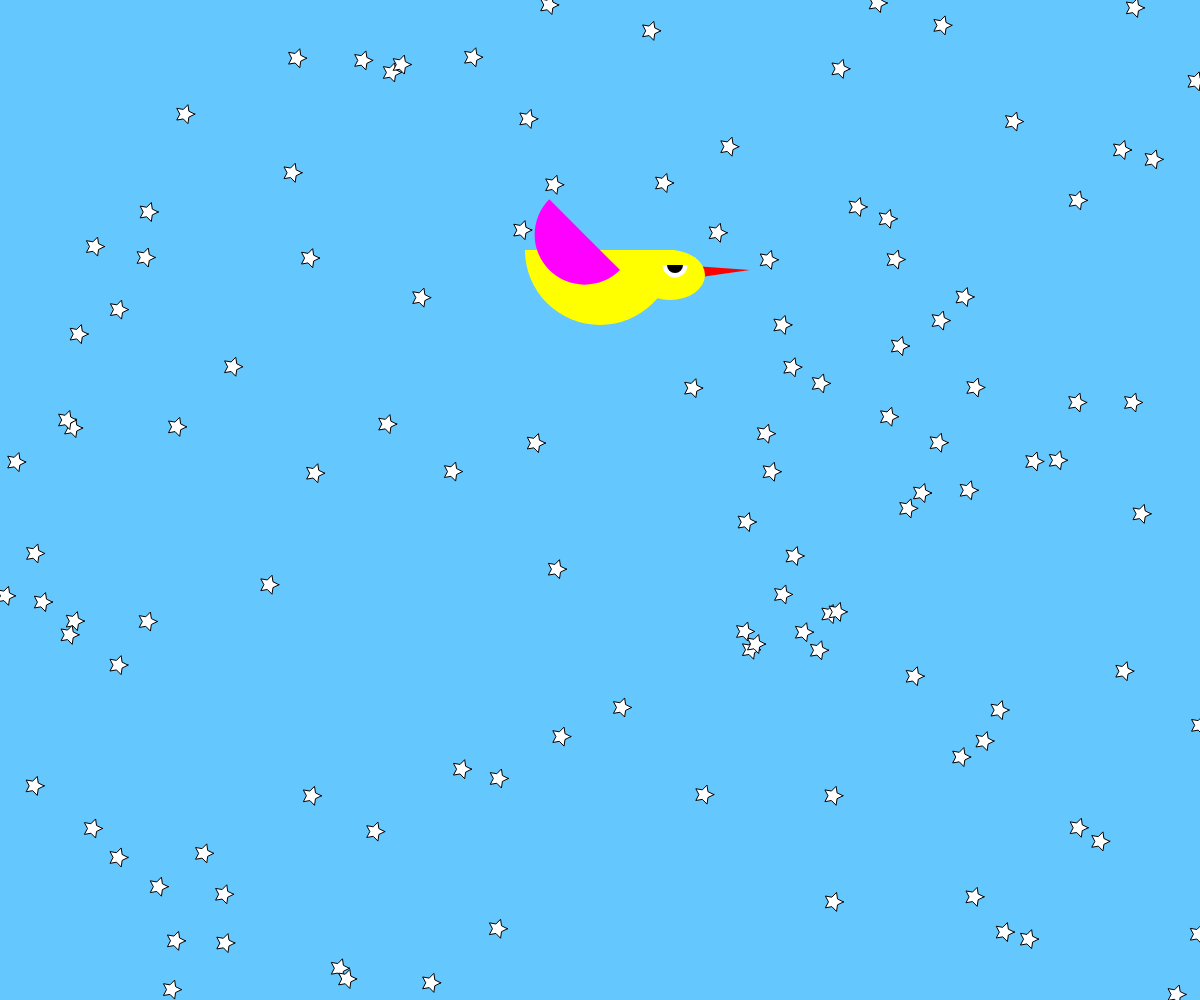
Frame 1 (no input)
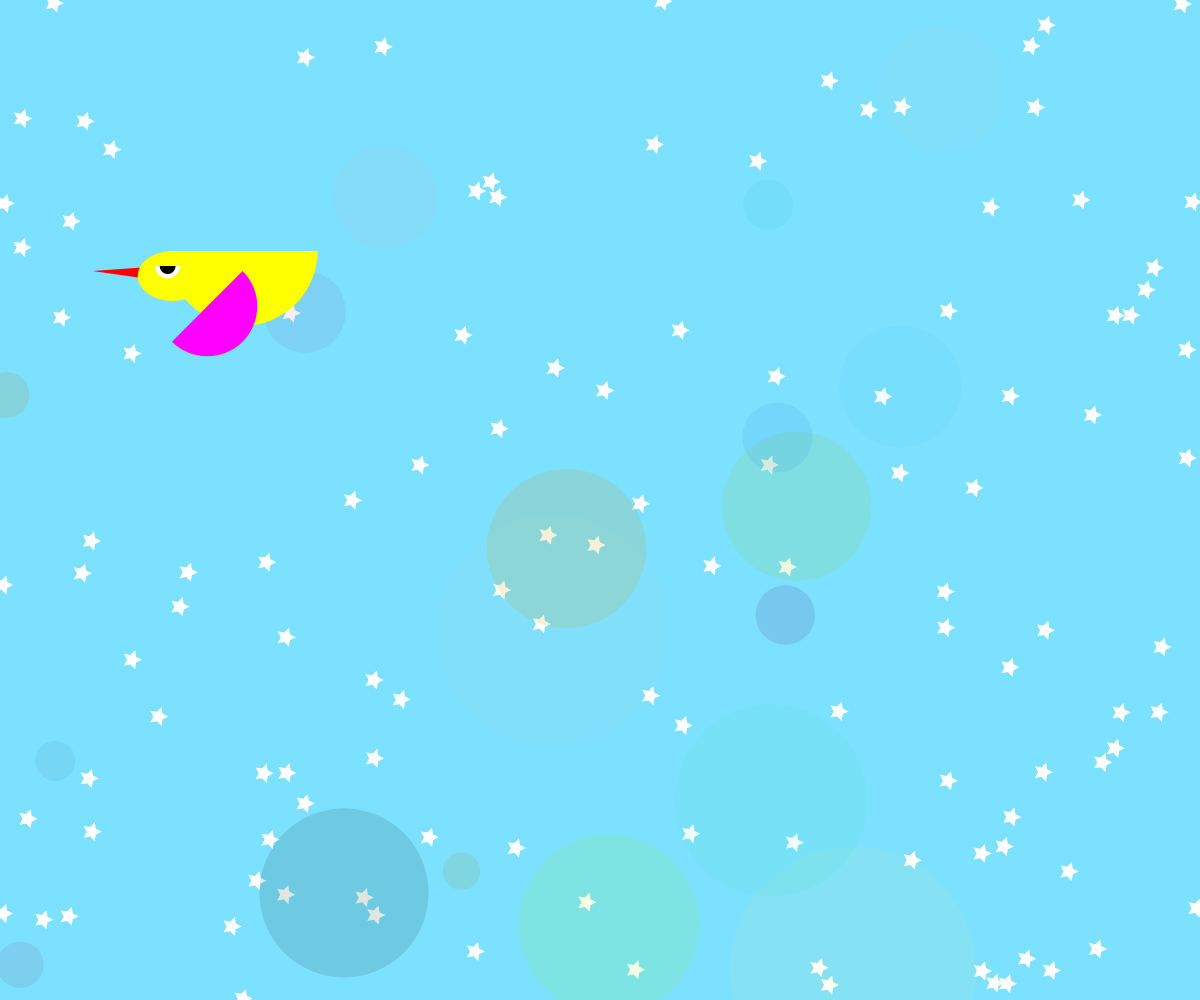
Frame 60 (no input)
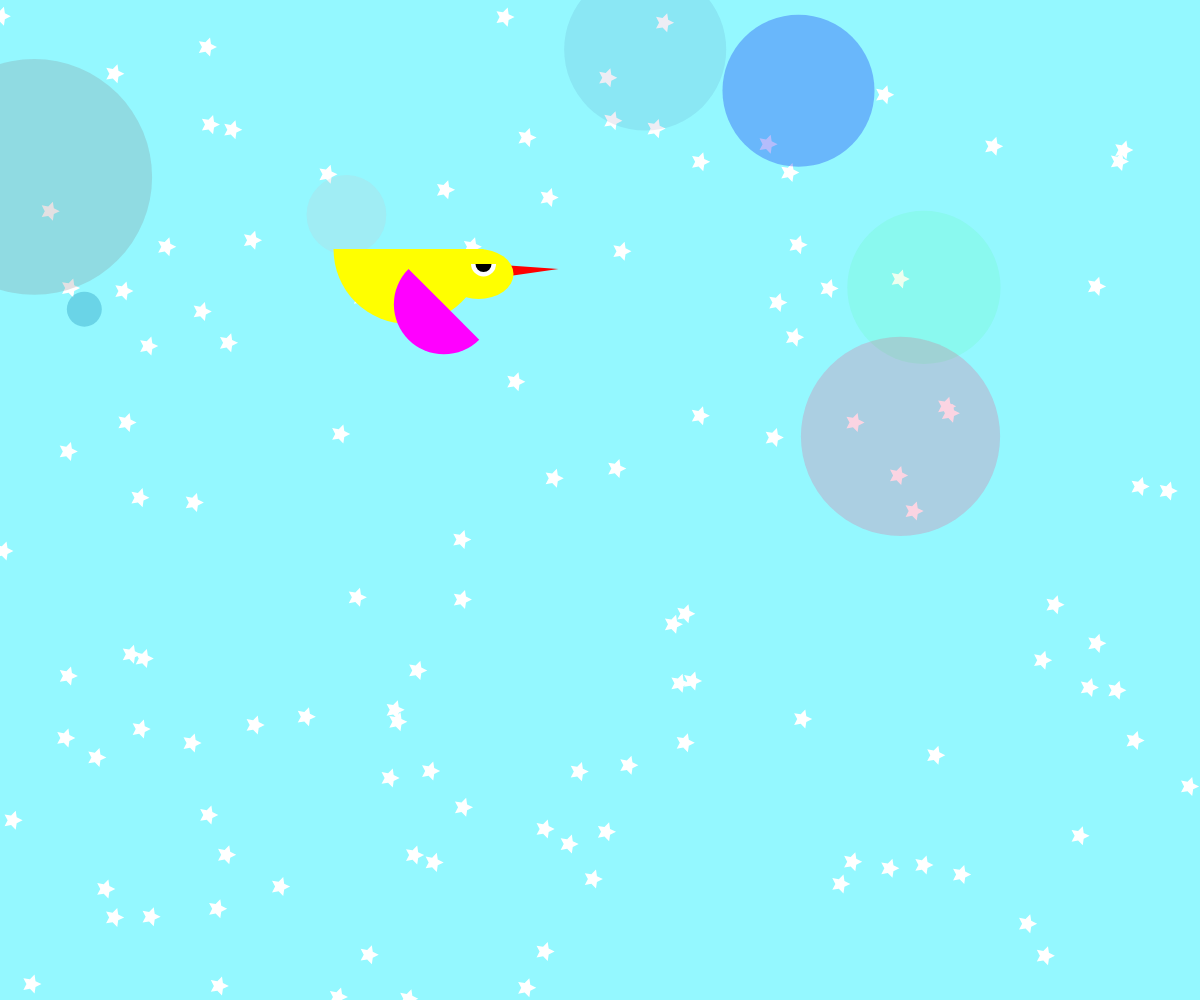
Frame 120 (the mouse pressed at the canvas centre since frame 60)

The p5.js sketch that drew these frames (run headless with seeded random() and noise() and a simulated clock; from frame 60 on, the mouse is pressed at the canvas centre):

// p5.js sketch
// ── sketch.js
// Declaring variables
let birdX, birdY;
let cBeak, cBody, cWing;
let dX, speed, daySpd, birdMinY, birdMaxY;
let west, up;
let flyCnt, dayCnt, yCnt;
let skyR, skyG, skyB;
let dayR, dayG, dayB;
let ngtR, ngtG, ngtB;
let rdmNum, rdmX, rdmY, rdmRad, rdmR, rdmG, rdmB, rdmAlp;
let tempAlp;
let localF;
let dimSpd;

// Setup function - runs once at the beginning
function setup() { 
  // Creating a canvas with a size of 600x600 pixels
  createCanvas(windowWidth, windowHeight);

  // Initializing variables
  west = true;
  up = true;
  flyCnt = 0;
  dayCnt = 0;
  yCnt = 0;
  birdX = width/2;
  birdY = 250;
  birdMaxY = birdY + 10;
  birdMinY = birdY - 10;
  daySpd = 0.4;
  dX = 1;

  // Setting colors for bird's features
  cBeak = color(255, 0, 0); // Red beak
  cBody = color(255, 255, 0); // Yellow body
  cWing = color(255, 0, 255); // Magenta wings

  // Setting colors for day and night
  dayR = 235;
  dayG = 192;
  dayB = 215;
  ngtR = 104;
  ngtG = 21;
  ngtB = 66;
  
  // Initializing sky color (change these values for a different background color)
  skyR = 100; // Red component
  skyG = 200; // Green component
  skyB = 255; // Blue component

  // Setting the speed of color transition
  dimSpd = 50;
} 

// Draw function - runs repeatedly to draw the animation
function draw() { 
  
  // Drawing the background with the current sky color
  background(skyR, skyG, skyB);
  
  // Drawing background shapes
  drawShapes();
  
  // Generating random positions, colors, and alphas for bubbles
  localF = frameCount % dimSpd;
  if (localF == 0 ) {
    rdmNum = random(5, 20);
    rdmAlp = [];
    rdmX = [];
    rdmY = [];
    rdmRad = [];
    rdmR = [];
    rdmG = [];
    rdmB = [];
    for (let i = 0; i < rdmNum; i++) {
      rdmAlp.push(random(20, 100));
      rdmX.push(random(0, width));
      rdmY.push(random(0, height));
      rdmRad.push(random(30, 250));
      rdmR.push(random(0, 255));
      rdmG.push(random(0, 255));
      rdmB.push(random(0, 255));
    }
  }
  
  // Drawing the bubbles with fading effect
  for (let i = 0; i < rdmNum; i++) {
    if (localF < (dimSpd / 2)) tempAlp = map(localF, 0, (dimSpd / 2 - 1), 0, rdmAlp[i]);
    else if (localF >= (dimSpd / 2)) tempAlp = map(localF, (dimSpd / 2), (dimSpd - 1), rdmAlp[i], 0);
    noStroke();
    fill(rdmR[i], rdmG[i], rdmB[i], tempAlp);
    ellipse(rdmX[i], rdmY[i], rdmRad[i], rdmRad[i]);
  }
  
  // Flying towards west
  if (west) {	
    push();
    translate(birdX, birdY);
    westNoWings();
  
    // Move until the bird reaches the destination   
    if (birdX < mouseX) birdX += dX * speed;
    
    // Fluttering wings
    if (flyCnt >= 0 && flyCnt < 10) {  // Upwing for 10 frames
      westWingUp();  
      flyCnt++;
    } else if (flyCnt >= 10 && flyCnt < 20) {	// Downwing for 10 frames
      westWingDown();
      flyCnt++;
      if (flyCnt == 20) flyCnt = 0;
    }
    
    // Bouncing up and down while flying
    if (birdY == birdMaxY) up = false;
    else if (birdY == birdMinY) up = true;
    if (up) {
      birdY++;
    } else if (!up) {
      birdY--;
    }
  	
  	pop();
  } // westend
  
  // Flying towards east
  if (!west) {
    push();
    translate(birdX, birdY);
    eastNoWings();
    
    // Move until the bird reaches the destination
    if (birdX > mouseX) birdX -= dX * speed;

    // Fluttering wings
    if (flyCnt >= 0 && flyCnt < 10) {  // Upwing for 10 frames
      eastWingUp();  
      flyCnt++;
    } else if (flyCnt >= 10 && flyCnt < 20) {	// Downwing for 10 frames
      eastWingDown();
      flyCnt++;
      if (flyCnt == 20) flyCnt = 0;
    }
    
    if (birdY == birdMaxY) up = false;
    else if (birdY == birdMinY) up = true;
    if (up) {
      birdY++;
    } else if (!up) {
      birdY--;
    }
  	
  	pop();
  } // eastend
      
  // Tracking the mouse pointer and calculating bird's speed
  dX = mouseX - birdX;
  speed = map(dX, 0, width, 0, 0.05);
  if (dX > 0) west = true;
  if (dX < 0) west = false;
  
  // Changing sky color based on day and night transition
  if (((skyR >= dayR) && (skyG >= dayG) && (skyB >= dayB)) || ((skyR <= ngtR) && (skyG <= ngtG) && (skyB <= ngtB))) 
    daySpd *= -1;
  
  if (((daySpd < 0) && (skyR != ngtR)) || ((daySpd > 0) && (skyR != dayR))) skyR += daySpd;
  if (((daySpd < 0) && (skyG != ngtG)) || ((daySpd > 0) && (skyG != dayG))) skyG += daySpd;
  if (((daySpd < 0) && (skyB != ngtB)) || ((daySpd > 0) && (skyB != dayB))) skyB += daySpd;
  
  // Logging mouse coordinates
  console.log(mouseX, " ", mouseY);
  
}

// Function to draw background shapes
function drawShapes() {
  // Stars
  fill(255); // White stars
  let starSize = 5; // Size of the stars
  let numStars = width * height / 10000; // Adjust density based on canvas size
  for (let i = 0; i < numStars; i++) {
    let x = random(width);
    let y = random(height);
    star(x, y, starSize, starSize * 2, 5);
  }
}

// Function to draw a star
function star(x, y, radius1, radius2, npoints) {
  let angle = TWO_PI / npoints;
  let halfAngle = angle / 2.0;
  beginShape();
  for (let a = 0; a < TWO_PI; a += angle) {
    let sx = x + cos(a) * radius2;
    let sy = y + sin(a) * radius2;
    vertex(sx, sy);
    sx = x + cos(a + halfAngle) * radius1;
    sy = y + sin(a + halfAngle) * radius1;
    vertex(sx, sy);
  }
  endShape(CLOSE);
}

// Function to draw bird without wings facing west
function westNoWings() {
  noStroke();
  
  // Beak
  fill(cBeak);
  triangle(150, 20, 80, 15, 80, 30);
  
  // Head
  fill(cBody);
  ellipse(70, 25, 70, 50); // Modified body shape
 
  // Body
  arc(0, 0, 150, 150, 0, PI);
  
  // Eye
  fill(255);
  arc(75, 15, 25, 25, 0, PI);
  
  // Iris
  fill(0);
  arc(75, 15, 16, 16, 0, PI);
}

// Function to draw bird's upwing facing west
function westWingUp() {
  push();
  translate(20, 20);
  
  // Wing up
  rotate(PI/4);
  fill(cWing);
  arc(-50, 0, 100, 100, 0, PI);
  pop();
}

// Function to draw bird's downwing facing west
function westWingDown() {
  push();
  translate(0, 20);
  
  // Wing down
  rotate(PI/4);
  fill(cWing);
  arc(50, 0, 100, 100, 0, PI);
  pop();
}

// Function to draw bird without wings facing east
function eastNoWings() {
  noStroke();
  
  // Beak
  fill(cBeak);
  triangle(-150, 20, -80, 15, -80, 30);
  
  // Head
  fill(cBody);
  ellipse(-70, 25, 70, 50); // Modified body shape
 
  // Body
  arc(0, 0, 150, 150, 0, PI);
  
  // Eye
  fill(255);
  arc(-75, 15, 25, 25, 0, PI);
  
  // Iris
  fill(0);
  arc(-75, 15, 16, 16, 0, PI);
}

// Function to draw bird's upwing facing east
function eastWingUp() {
  push();
  translate(-20, 20);
  
  // Wing up
  rotate(PI/-4);
  fill(cWing);
  arc(50, 0, 100, 100, 0, PI);
  pop();
}

// Function to draw bird's downwing facing east
function eastWingDown() {
  push();
  translate(0, 20);
  
  // Wing down
  rotate(PI/-4);
  fill(cWing);
  arc(-50, 0, 100, 100, 0, PI);
  pop();
}
